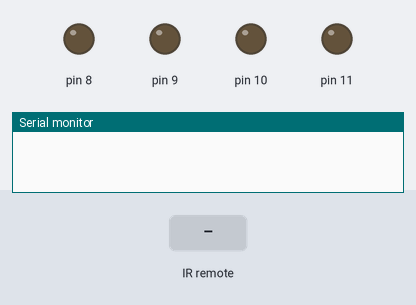
A sketch run on a simulated Arduino Uno, built with avr-gcc and run on an emulated ATmega328P. On the bench: output pins drawn as LEDs (lit = HIGH), the last lines printed to the serial monitor. The test bench sets the inputs (shaded band).

Above: at 1.2 s.
1.3 s: infrared code 0xFF18E7 received
At 2.5 s:
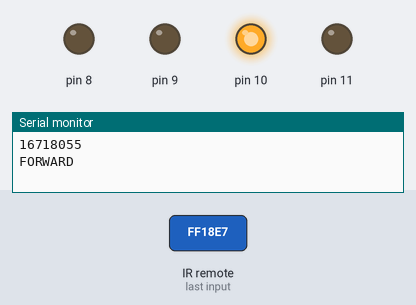
2.8 s: infrared code 0xFF4AB5 received
At 3.7 s:
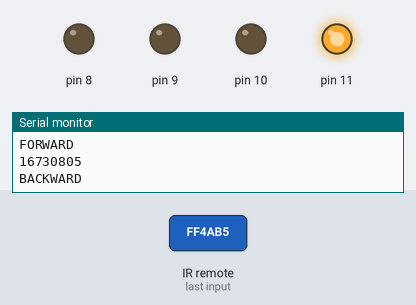
4.3 s: infrared code 0xFF30CF received
At 4.9 s:
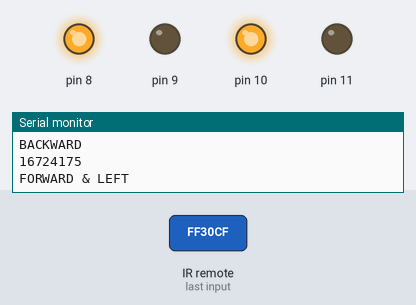
5.8 s: infrared code 0xFF7A85 received
At 7.2 s:
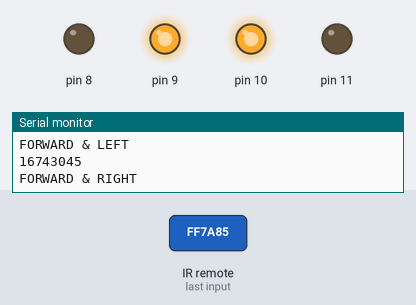
Timing chart, 0 to 8.3 s (numbered marks = the images above; inputs shaded):
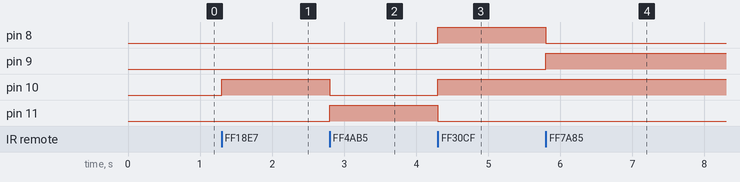

Measured:
- after the input at 1.3 s, pin 10: LOW → HIGH at once
- after the input at 2.8 s, pin 10: HIGH → LOW at once; pin 11: LOW → HIGH at once
- after the input at 4.3 s, pin 8, pin 10: LOW → HIGH at once; pin 11: HIGH → LOW at once
- after the input at 5.8 s, pin 8: HIGH → LOW at once; pin 9: LOW → HIGH at once

The sketch:

ali_s_rc_car.ino
```cpp
#include <IRremote.h>
const int RECV_PIN=14;
IRrecv irrecv(RECV_PIN);
decode_results results;
int a=0, b=0, c=0, d=0;
void setup()
{
  Serial.begin(9600);
  irrecv.enableIRIn(); // Start the receiver
  irrecv.blink13(true);

  pinMode(8, OUTPUT);
  pinMode(9, OUTPUT);
  pinMode(10, OUTPUT);
  pinMode(11, OUTPUT);
}

void loop()
{
  if (irrecv.decode(&results))
   {
     Serial.println(results.value);


     if (results.value!=4294967295) //No Multiple Pressed Button
     {

        if (results.value==16718055){ //Forward
           c=1;
           a=0;
           b=0;
           d=0;
           Serial.println("FORWARD");
        }
        else if (results.value==16730805){ //Backward
           d=1;
           c=0;
           b=0;
           a=0;
           Serial.println("BACKWARD");
        }
        else if (results.value==16724175){ //Forward and Left
           a=1;
           c=1;
           b=0;
           d=0;
           Serial.println("FORWARD & LEFT");

        }
        else if (results.value==16743045){ //Farward and Right
           b=1;
           c=1;
           a=0;
           d=0;
           Serial.println("FORWARD & RIGHT");
        }
        else if (results.value==16728765){ //Backward and Left
           b=1;
           c=1;
           a=0;
           d=0;
           Serial.println("BACKWARD & LEFT");
        }
        else if (results.value==16732845){ //Backward and Right
           b=1;
           c=1;
           a=0;
           d=0;
           Serial.println("BACKWARD & RIGHT");
        }
        else //Stop on any unwanted signal
        {
          a=0;
          b=0;
          c=0;
          d=0;
          Serial.println("ERROR 404");
        }

        digitalWrite(8, a);
        digitalWrite(9, b);
        digitalWrite(10, c);
        digitalWrite(11, d);
     }
     else {  //Multiple Pressed Button
        digitalWrite(8, a);
        digitalWrite(9, b);
        digitalWrite(10, c);
        digitalWrite(11, d);
        Serial.println("CONTINUE PREVIOUS COMMAND");
     }
     irrecv.resume(); // Receive the next value
     }
     }
```
